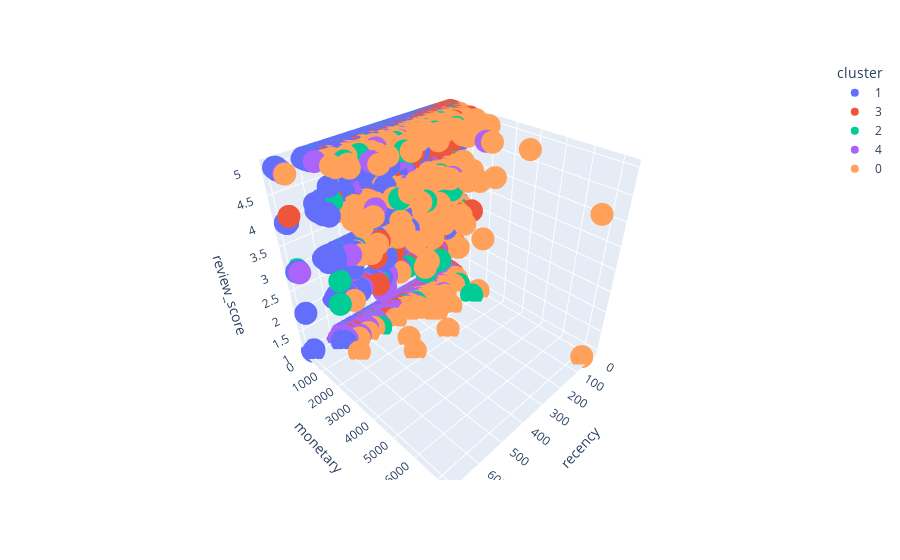

The notebook cell this image was saved under:
### Code cell
# cluster for value equals to -1 is noise
fig2 = px.scatter_3d(X, x="recency", y="monetary", z="review_score", color="cluster")
fig2.show()

### Figure 1 — Plotly figure (JSON) as saved in the notebook; plotly's stock layout.template omitted (floating-point values rounded to 4 significant figures; data arrays with more than 128 entries replaced by an {"elided": "..."} marker saying what was removed)
{"data": [{"hovertemplate": "cluster=1<br>recency=%{x}<br>monetary=%{y}<br>review_score=%{z}<extra></extra>", "legendgroup": "1", "marker": {"color": "#636efa", "symbol": "circle"}, "mode": "markers", "name": "1", "scene": "scene", "showlegend": true, "x": {"elided": "10358 float values"}, "y": {"elided": "10358 float values"}, "z": {"elided": "10358 float values"}, "type": "scatter3d"}, {"hovertemplate": "cluster=3<br>recency=%{x}<br>monetary=%{y}<br>review_score=%{z}<extra></extra>", "legendgroup": "3", "marker": {"color": "#EF553B", "symbol": "circle"}, "mode": "markers", "name": "3", "scene": "scene", "showlegend": true, "x": {"elided": "4130 float values"}, "y": {"elided": "4130 float values"}, "z": {"elided": "4130 float values"}, "type": "scatter3d"}, {"hovertemplate": "cluster=2<br>recency=%{x}<br>monetary=%{y}<br>review_score=%{z}<extra></extra>", "legendgroup": "2", "marker": {"color": "#00cc96", "symbol": "circle"}, "mode": "markers", "name": "2", "scene": "scene", "showlegend": true, "x": {"elided": "796 float values"}, "y": {"elided": "796 float values"}, "z": {"elided": "796 float values"}, "type": "scatter3d"}, {"hovertemplate": "cluster=4<br>recency=%{x}<br>monetary=%{y}<br>review_score=%{z}<extra></extra>", "legendgroup": "4", "marker": {"color": "#ab63fa", "symbol": "circle"}, "mode": "markers", "name": "4", "scene": "scene", "showlegend": true, "x": {"elided": "1879 float values"}, "y": {"elided": "1879 float values"}, "z": {"elided": "1879 float values"}, "type": "scatter3d"}, {"hovertemplate": "cluster=0<br>recency=%{x}<br>monetary=%{y}<br>review_score=%{z}<extra></extra>", "legendgroup": "0", "marker": {"color": "#FFA15A", "symbol": "circle"}, "mode": "markers", "name": "0", "scene": "scene", "showlegend": true, "x": {"elided": "465 float values"}, "y": {"elided": "465 float values"}, "z": {"elided": "465 float values"}, "type": "scatter3d"}], "layout": {"scene": {"domain": {"x": [0.0, 1.0], "y": [0.0, 1.0]}, "xaxis": {"title": {"text": "recency"}}, "yaxis": {"title": {"text": "monetary"}}, "zaxis": {"title": {"text": "review_score"}}}, "legend": {"title": {"text": "cluster"}, "tracegroupgap": 0}, "margin": {"t": 60}}}
